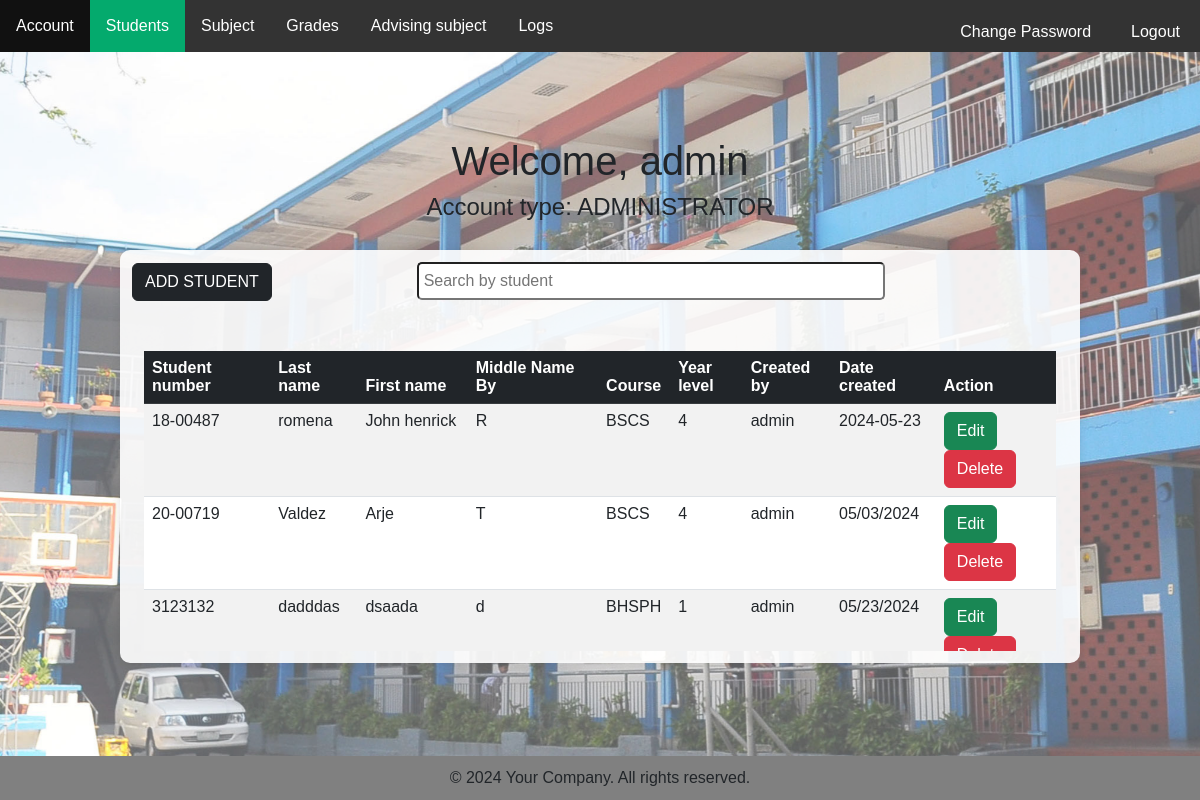
The page /student.php (signed in) on the database its author committed.
### tables this page shows
CREATE TABLE `tblstudents` (
  `studentnumber` varchar(50) NOT NULL,
  `password` varchar(50) NOT NULL,
  `lastname` varchar(20) NOT NULL,
  `firstname` varchar(20) NOT NULL,
  `middlename` varchar(20) NOT NULL,
  `course` varchar(20) NOT NULL,
  `yearlevel` varchar(20) NOT NULL,
  `createdby` varchar(20) NOT NULL,
  `datecreated` varchar(20) NOT NULL
);

### student.php (the view, shortened to what this page needs)
<?php
    if(isset($_SESSION['usertype'])) {
        echo "<h1>Welcome, " . $_SESSION['username'] . "</h1>";
        echo "<h4>Account type: " . $_SESSION['usertype'] . "</h4>";
    }
    else {
        header("location: login.php");
        exit;
    }
?>
<!DOCTYPE html>
<html>
<head>
  <link href="https://cdn.jsdelivr.net/npm/bootstrap@5.3.0-alpha1/dist/css/bootstrap.min.css" rel="stylesheet">
</head>
<body>
  <ul>
    <?php if($_SESSION['usertype'] !== 'REGISTRAR'): ?>
    <li><a href="Mainpanel.php">Account</a></li>
    <?php endif; ?>
    <li><a class="active"  href="student.php">Students</a></li>
    <li><a href="subjects.php">Subject</a></li>
    <li><a href="grades.php">Grades</a></li>
    <li><a href="advising.php">Advising subject</a></li>
    <li><a href="logs.php">Logs</a></li>
    <li class="right"><a href="login.php" id="logout" class="nav-button">Logout</a></li>
    <li class="right">
        <button id="changePasswordButton" class="nav-button changepass" value="<?php echo $_SESSION['username']; ?>">
            Change Password
        </button>
    </li>
</ul>
    <div class="containers">
<div class="button-container">
    <button type="button" class="btn btn-dark" data-bs-toggle="modal" data-bs-target="#addstudent">
        ADD STUDENT
    </button>
    <input type="text" id="searchInput" placeholder="Search by student">
</div>
<div class="container">
    <div class="table-responsive">
        <table id="myTable" class="table table-striped">
            <thead class="table-dark">
                <tr>
                    <th>Student number</th>
                    <th>Last name</th>
                    <th>First name</th>
                    <th>Middle Name By</th>
                    <th>Course</th>
                    <th>Year level</th>
                    <th>Created by</th>
                    <th>Date created</th>
                    <th>Action</th>
                </tr>
            </thead>
            <tbody>
                <?php
                require_once "config.php";
                $sql = "SELECT * FROM tblstudents";
                if($stmt = mysqli_prepare($link, $sql)) {
                    if(mysqli_stmt_execute($stmt)) {
                        $result = mysqli_stmt_get_result($stmt);
                        while($row = mysqli_fetch_array($result)) {
                            ?>
                            <tr>
                                <td><?= htmlspecialchars($row['studentnumber']) ?></td>
                                <td><?= htmlspecialchars($row['lastname']) ?></td>
                                <td><?= htmlspecialchars($row['firstname']) ?></td>
                                <td><?= htmlspecialchars($row['middlename']) ?></td>
                                <td><?= htmlspecialchars($row['course']) ?></td>
                                <td><?= htmlspecialchars($row['yearlevel']) ?></td>
                                <td><?= htmlspecialchars($row['createdby']) ?></td>
                                <td><?= htmlspecialchars($row['datecreated']) ?></td>
                                <td>
                                    <button type="button" value="<?= htmlspecialchars($row['studentnumber']) ?>" class="editstudent btn btn-success">Edit</button>
                                    <button type="button" value="<?= htmlspecialchars($row['studentnumber']) ?>" class="deletestudent btn btn-danger">Delete</button>
                                </td>
                            </tr>
                            <?php
                        }
                    } else {
                        echo "<tr><td colspan='9'>Error executing SQL statement</td></tr>";
                    }
                } else {
                    echo "<tr><td colspan='9'>Error preparing SQL statement</td></tr>";
                }
                ?>
            </tbody>
        </table>
    </div>
</div>
</div>
    <footer>
    &copy; 2024 Your Company. All rights reserved.
</footer>
</body>
</html>

### student.php (style rules this page uses)
body { display: flex; flex-direction: column; justify-content: center; align-items: center; min-height: 100vh; margin: 0; font-family: Arial, sans-serif; position: relative; overflow: hidden; }
body::before { content: ""; position: absolute; top: 0; left: 0; width: 100%; height: 100%; background: url('aubg2.jpg') no-repeat center center fixed; background-size: cover; opacity: 0.7; z-index: -1; }
#searchInput { width: 50%; padding: 5px; border-radius: 5px; margin: 0 auto; margin-left: 15%; }
.containers { background-color: rgba(255, 255, 255, 0.9); padding: 12px; box-shadow: 0 0 10px rgba(0, 0, 0, 0.1); border-radius: 10px; width: 80%; max-width: 1200px; margin-top: 20px; }
ul { list-style-type: none; margin: 0; padding: 0; overflow: hidden; background-color: #333; position: fixed; width: 100%; top: 0; }
li { float: left; }
.right { float: right; }
li a { display: block; color: white; text-align: center; padding: 14px 16px; text-decoration: none; }
.active { background-color: #04AA6D; }
footer { text-align: center; padding: 10px; background-color: gray; width: 100%; position: fixed; bottom: 0; z-index: 1; }
.button-container { margin-bottom: 20px; }
.container { margin-top: 50px; height: 300px; overflow-y: auto; }
.nav-button { background-color: #333; border: none; color: white; padding: 5px 20px; text-align: center; text-decoration: none; display: inline-block; font-size: 16px; margin-top: 15px; cursor: pointer; }

### rows shown on the page
tblstudents: studentnumber "18-00487", lastname "romena", firstname "John henrick", middlename "R", course "BSCS", yearlevel "4", createdby "admin", datecreated "2024-05-23"
tblstudents: studentnumber "20-00719", lastname "Valdez", firstname "Arje", middlename "T", course "BSCS", yearlevel "4", createdby "admin", datecreated "05/03/2024"
tblstudents: studentnumber "3123132", lastname "dadddas", firstname "dsaada", middlename "d", course "BHSPH", yearlevel "1", createdby "admin", datecreated "05/23/2024"

### other values the page prints
$_SESSION['username'] "admin"
$_SESSION['usertype'] "ADMINISTRATOR"
